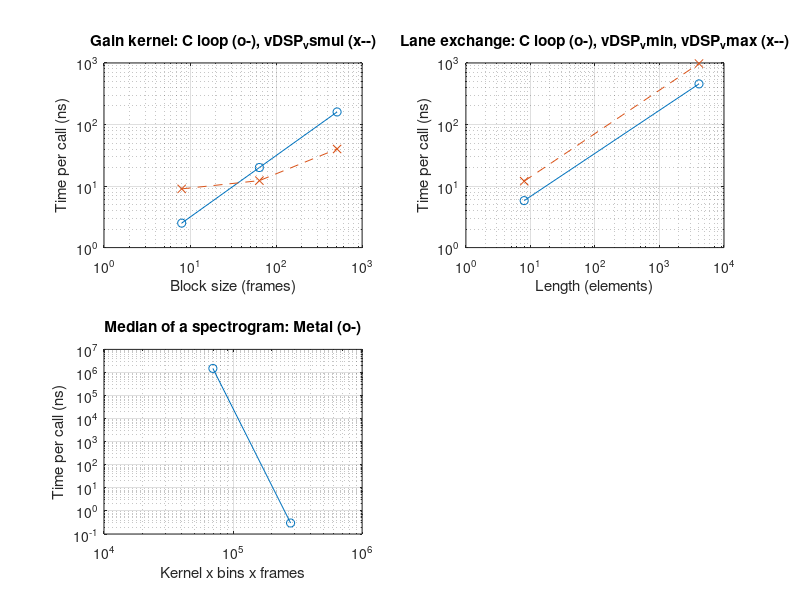

Here is the MATLAB script that generated this plot:
% ZTronDSP calibration: time per call against size, one curve per implementation.
% gainKernel: C loop against vDSP_vsmul, crossover at 64
sizes_gainKernel = [8 64 512];
ns_gainKernel_1 = [2.5 20 160];
ns_gainKernel_2 = [9 12.25 40];
% laneExchange: C loop against vDSP_vmin, vDSP_vmax, no crossover on the grid
sizes_laneExchange = [8 4096];
ns_laneExchange_1 = [5.7999999999999998 457];
ns_laneExchange_2 = [12 978];
% medianGPU: Metal, one implementation measured
sizes_medianGPU = [69768 279072];
ns_medianGPU_1 = [1500000 0.30000000000000004];
subplot(2, 2, 1);
loglog(sizes_gainKernel, ns_gainKernel_1, 'o-');
hold on;
loglog(sizes_gainKernel, ns_gainKernel_2, 'x--');
hold off;
grid on;
xlabel('Block size (frames)');
ylabel('Time per call (ns)');
title('Gain kernel: C loop (o-), vDSP_vsmul (x--)');
subplot(2, 2, 2);
loglog(sizes_laneExchange, ns_laneExchange_1, 'o-');
hold on;
loglog(sizes_laneExchange, ns_laneExchange_2, 'x--');
hold off;
grid on;
xlabel('Length (elements)');
ylabel('Time per call (ns)');
title('Lane exchange: C loop (o-), vDSP_vmin, vDSP_vmax (x--)');
subplot(2, 2, 3);
loglog(sizes_medianGPU, ns_medianGPU_1, 'o-');
grid on;
xlabel('Kernel x bins x frames');
ylabel('Time per call (ns)');
title('Median of a spectrogram: Metal (o-)');
